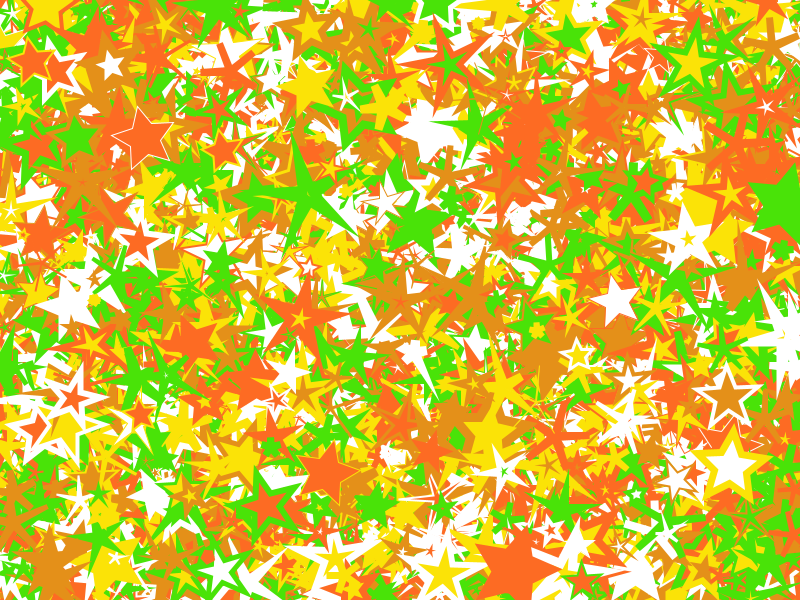
Frame 1 (no input)
Frame 60 (the mouse pressed at the canvas centre just before this capture): identical to frame 1, image omitted
Frame 120 (the mouse held since frame 60 and released just before this capture): identical to frame 1, image omitted

The Processing sketch that drew this single still picture (run headless with seeded random() and noise(); from frame 60 on, the mouse is pressed at the canvas centre):

// Processing sketch: Assignment_2
// ── Assignment_2.pde
// Snowing stars
//It's a sketch with star's shape in diffrent postions,angles,dimensions and proportions

//Define Color Palette
color[] palette = {#000000,#FD6B23,#FFFFFF,#FBE307,#49E308,#E49019};
float counter = 0;

//Create setup code block
void setup(){
 //maximum window size
 size(800, 600);
 //select the first color from the selected palette
 background(palette[0]);
}

//Create the draw code block
void draw(){
 //Setup while loop counting up to 8000
 while(counter < 8000){
   //Set stroke color to random palette color
   stroke(palette[int(random(1, 6))]);
   //Set stroke weight randomly
   strokeWeight(int(random(1, 10)));
   //Set fill color randomly from palette
   fill(palette[int(random(1, 6))]);
   //set star origin location x to random of screen width
   float x = random(width);
   //set star origin location x to random of screen height    
   float y = random(height);
   //set star height and width randomly
   float d = random(10, 80);
   //set star angle
   float a = random(-PI/4.0);
   //set star proportion
   float p = random(0.5);
   //draw star 
   star(5,x,y,d,d,a,p);
   //change limiter count randomly between -1 and +2
   counter += random(-1, +2);
 }
}
//star drawing function
void star(int n, float cx, float cy, float w, float h,
  float startAngle, float proportion)
{
  if (n > 2)
  {
    float angle = TWO_PI/ (2 *n);  // twice as many sides
    float dw; // draw width
    float dh; // draw height
    
    w = w / 2.0;
    h = h / 2.0;
    
    beginShape();
    for (int i = 0; i < 2 * n; i++)
    {
      dw = w;
      dh = h;
      if (i % 2 == 1) // for odd vertices, use short radius
      {
        dw = w * proportion;
        dh = h * proportion;
      }
      vertex(cx + dw * cos(startAngle + angle * i),
        cy + dh * sin(startAngle + angle * i));
    }
    endShape(CLOSE);
  }
}
